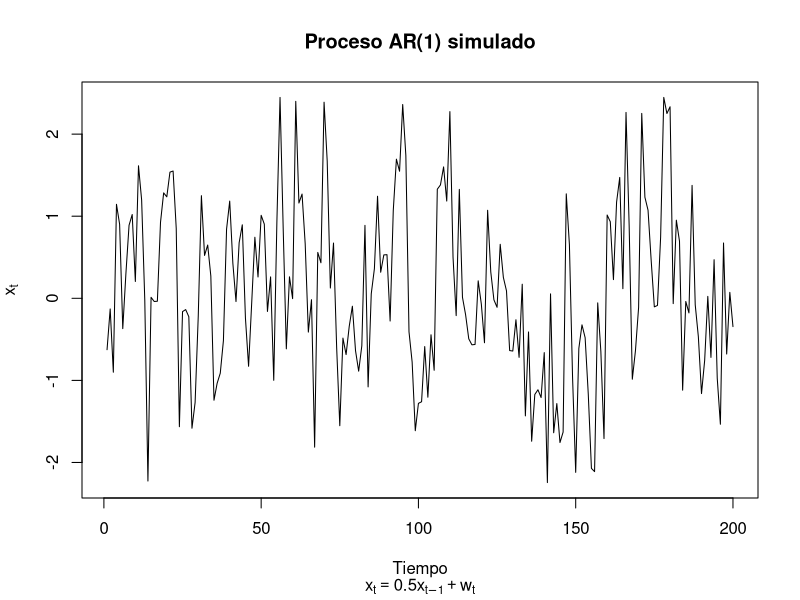
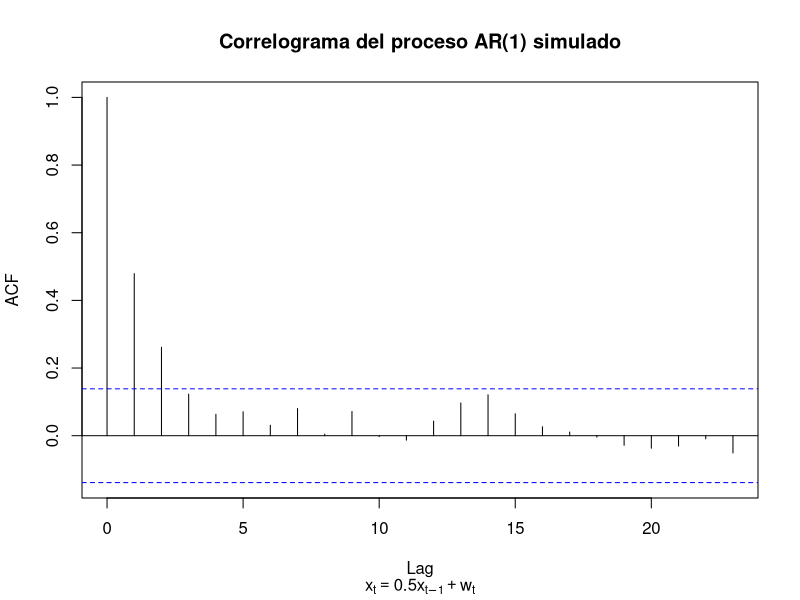

These charts were generated, in order, by the following R code:
###
#   Simulación de un proceso AR(1)
###

# 1. Simula un proceso AR(1) de la forma x[t] = 0.5 * x[t-1] + w[t] para 
#    t = 1, 2, ..., 200 y muestra gráficamente la serie de tiempo obtenida

set.seed(1)
x <- w <- rnorm(200)
for(t in 2:200) x[t] <- 0.5 * x[t-1] + w[t]
plot(x, type = "l", xlab = "", ylab = "")
title(main = "Proceso AR(1) simulado",
      xlab = "Tiempo",
      ylab = expression(x[t]),
      sub = expression(x[t]==0.5*x[t-1]+w[t]))


# 2. Obtén el correlograma y el correlograma parcial del proceso AR(1) simulado

acf(x, main = "")
title(main = "Correlograma del proceso AR(1) simulado", 
      sub = expression(x[t]==0.5*x[t-1]+w[t]))


# 2. Ajusta un modelo autorregresivo a la serie simulada utilizando la función ar, 
#    observa el orden del modelo y el parámetro estimado (los parámetros estimados)


x.ar <- ar(x, method = "mle")
x.ar$order
x.ar$ar
  